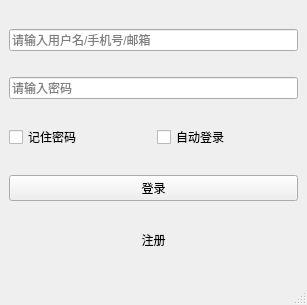
<?xml version="1.0" encoding="UTF-8"?>
<ui version="4.0">
 <class>Login</class>
 <widget class="QMainWindow" name="Login">
  <property name="geometry">
   <rect>
    <x>0</x>
    <y>0</y>
    <width>307</width>
    <height>305</height>
   </rect>
  </property>
  <property name="windowTitle">
   <string>MainWindow</string>
  </property>
  <widget class="QWidget" name="centralwidget">
   <layout class="QGridLayout" name="gridLayout">
    <item row="0" column="0" colspan="2">
     <widget class="QLineEdit" name="lineEdit_name">
      <property name="placeholderText">
       <string>请输入用户名/手机号/邮箱</string>
      </property>
     </widget>
    </item>
    <item row="1" column="0" colspan="2">
     <widget class="QLineEdit" name="lineEdit_password">
      <property name="echoMode">
       <enum>QLineEdit::Password</enum>
      </property>
      <property name="placeholderText">
       <string>请输入密码</string>
      </property>
     </widget>
    </item>
    <item row="2" column="0">
     <widget class="QCheckBox" name="checkBox_remember">
      <property name="text">
       <string>记住密码</string>
      </property>
     </widget>
    </item>
    <item row="2" column="1">
     <widget class="QCheckBox" name="checkBox_2">
      <property name="text">
       <string>自动登录</string>
      </property>
     </widget>
    </item>
    <item row="3" column="0" colspan="2">
     <widget class="QPushButton" name="pushButton_login">
      <property name="text">
       <string>登录</string>
      </property>
     </widget>
    </item>
    <item row="4" column="0" colspan="2">
     <widget class="QPushButton" name="pushButton_register">
      <property name="text">
       <string>注册</string>
      </property>
      <property name="flat">
       <bool>true</bool>
      </property>
     </widget>
    </item>
   </layout>
  </widget>
  <widget class="QMenuBar" name="menubar">
   <property name="geometry">
    <rect>
     <x>0</x>
     <y>0</y>
     <width>307</width>
     <height>23</height>
    </rect>
   </property>
  </widget>
  <widget class="QStatusBar" name="statusbar"/>
 </widget>
 <resources/>
 <connections/>
</ui>
